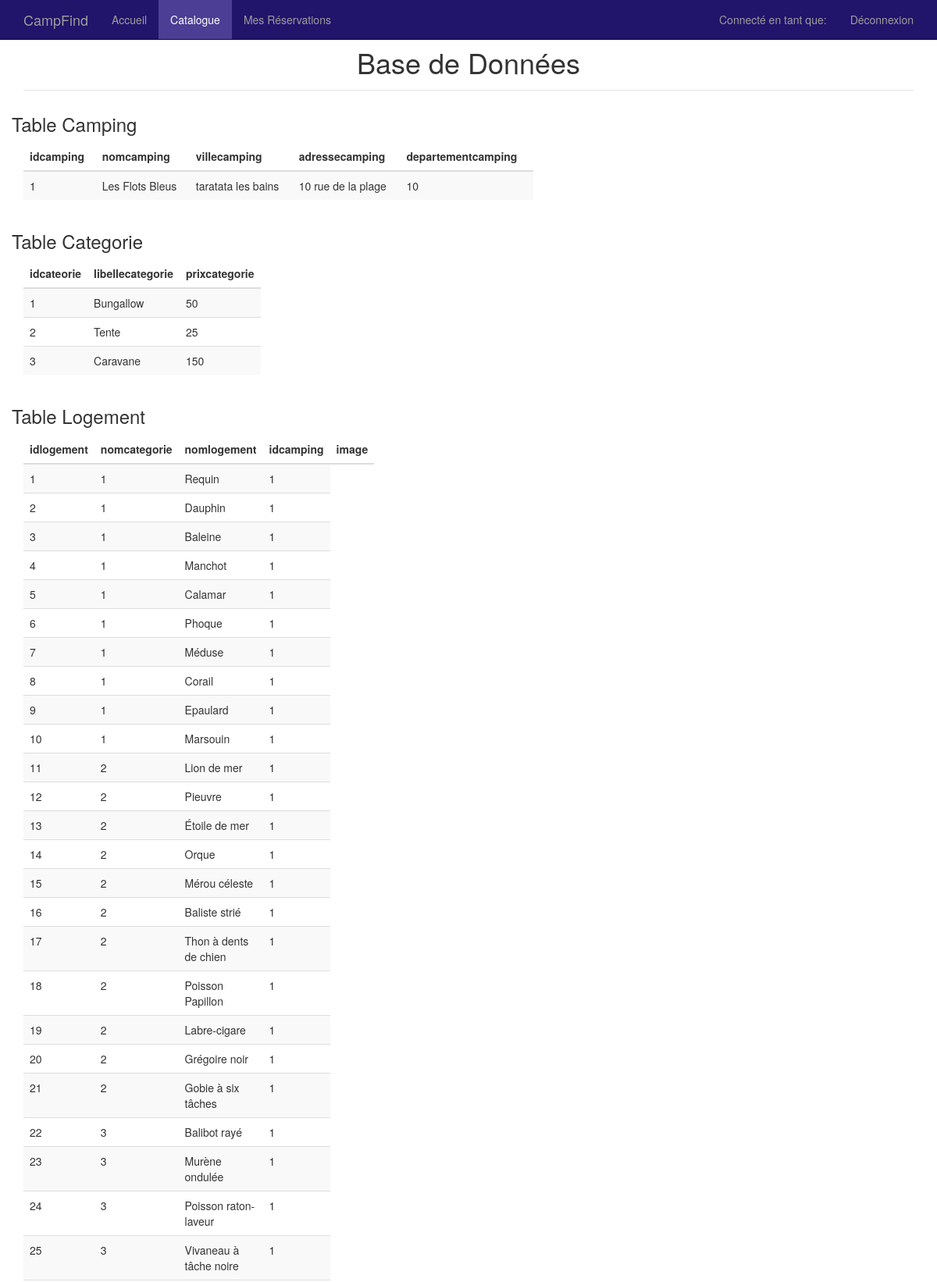
/administration.php (upper part), run on the app's committed database.
### tables this page shows
CREATE TABLE IF NOT EXISTS camping(
  idcamping int(11) AUTO_INCREMENT PRIMARY KEY NOT NULL,
  nomcamping varchar(50) DEFAULT NULL,
  villecamping varchar(50) DEFAULT NULL,
  adressecamping varchar(50) DEFAULT NULL,
  departementcamping int(2) unsigned zerofill DEFAULT NULL
);

CREATE TABLE IF NOT EXISTS categorie (
  idcategorie int(11) AUTO_INCREMENT PRIMARY KEY NOT NULL,
  libellecategorie varchar(50),
  prixcategorie int(5) DEFAULT NULL
);

CREATE TABLE IF NOT EXISTS logement (
  idlogement int(11) AUTO_INCREMENT PRIMARY KEY NOT NULL,
  idcategorie int(5) DEFAULT NULL,
  nomlogement varchar(50) DEFAULT NULL,
  idcamping int(11) DEFAULT NULL,
  image varchar(100)
);

### src/administration.php (the view, shortened to what this page needs)
<?php
include 'BDD_connect.php';
$campingTable = $pdo->prepare("SELECT idcamping, nomcamping, villecamping, adressecamping, departementcamping FROM camping");
$campingTable->execute();
$categorieTable = $pdo->prepare("SELECT idcategorie, libellecategorie, prixcategorie FROM categorie");
$categorieTable->execute();
$logementTable = $pdo->prepare("SELECT idlogement, idcategorie, nomlogement, idcamping, image FROM logement");
$logementTable->execute();
?>
<!DOCTYPE html>
<html lang="fr">
<head>
    <link href="../css/bootstrap.min.css" rel="stylesheet">
    <link href="../css/starter-template.css" rel="stylesheet">
    <link rel="stylesheet" href="../css/datepicker.css">
</head>
<body>
<div id="wrap">
    <?php
    include_once 'menu.php';
    menu("catalogue.php");
    ?>
    <div class="container">
        <div class="text-center">
            <h1 class="modal-header">Base de Données</h1>
        </div>
        <div class="row">
            <h3>Table Camping</h3>
            <div class="container-fluid col-md-7">
                <table class="table table-striped">
                    <thead>
                    <tr>
                        <th>idcamping</th>
                        <th>nomcamping</th>
                        <th>villecamping</th>
                        <th>adressecamping</th>
                        <th>departementcamping</th>
                    </tr>
                    </thead>
                    <tbody>
                    <?php
                    while ($camping = $campingTable->fetch()) {
                        ?>
                        <tr>
                            <?php
                            for ($i = 0; $i < 5; $i++) {
                                ?>
                                <td> <?php echo $camping[$i]; ?> </td>
                            <?php
                            }
                            ?>
                        </tr>
                    <?php
                    }
                    ?>
                    </tbody>
                </table>
            </div>
        </div>
        <div class="row">
            <h3>Table Categorie</h3>
            <div class="container-fluid col-md-1">
                <table class="table table-striped">
                    <thead>
                    <tr>
                        <th>idcateorie</th>
                        <th>libellecategorie</th>
                        <th>prixcategorie</th>
                    </tr>
                    </thead>
                    <tbody>
                    <?php
                    while ($categorie = $categorieTable->fetch()) {
                        ?>
                        <tr>
                            <?php
                            for ($i = 0; $i < 3; $i++) {
                                ?>
                                <td> <?php echo $categorie[$i]; ?> </td>
                            <?php
                            }
                            ?>
                        </tr>
                    <?php
                    }
                    ?>
                    </tbody>
                </table>
            </div>
        </div>
        <div class="row">
            <h3>Table Logement</h3>
            <div class="container-fluid col-md-1">
                <table class="table table-striped">
                    <thead>
                    <tr>
                        <th>idlogement</th>
                        <th>nomcategorie</th>
                        <th>nomlogement</th>
                        <th>idcamping</th>
                        <th>image</th>
                    </tr>
                    </thead>
                    <tbody>
                    <?php
                    while ($logement = $logementTable->fetch()) {
                        ?>
                        <tr>
                            <?php
                            for ($i = 0; $i < 4; $i++) {
                                ?>
                                <td> <?php echo $logement[$i]; ?> </td>
                            <?php
                            }
                            ?>
                        </tr>
                    <?php
                    }
                    ?>
                    </tbody>
                </table>
            </div>
        </div>
    </div>
</div>
</body>
</html>d

### src/menu.php (shortened to what this page needs)
<?php
function menu($page)
{
    ?>
    <nav class="navbar navbar-inverse navbar-fixed-top">
        <div class="container">
            <div class="navbar-header">
                <a class="navbar-brand" href="infos.php">CampFind</a>
            </div>
            <div id="navbar" class="navbar-collapse collapse" aria-expanded="false" style="height: 0.8px;">
                <ul class="nav navbar-nav">
                    <li <?php if ($page == 'index.php') echo 'class="active"' ?>><a href="index.php">Accueil</a></li>
                    <li <?php if ($page == 'catalogue.php') echo 'class="active"' ?>><a
                            href="catalogue.php">Catalogue</a></li>
                    <li <?php if ($page == 'reservation.php') echo 'class="active"' ?>><a href="reservation.php">Mes
                            Réservations</a>
                    </li>
                </ul>
                <ul class="nav navbar-nav navbar-right">
                    <li><a> Connecté en tant que: <?php echo $_SESSION['login']?> </a></li>
                    <li><a href="deco.php">Déconnexion</a></li>
                </ul>
            </div>
        </div>
    </nav>
<?php
}
?>

### css/starter-template.css (style rules this page uses)
.navbar,.navbar-inverse,.navbar-fixed-top { background-color: #21146B; }
.navbar-inverse .navbar-nav .active a, .navbar-inverse .navbar-nav .active a:focus, .navbar-inverse .navbar-nav .active a:hover { background-color: #4B3E94; }
html, body { height: 100%; }
#wrap { min-height: 100%; height: auto; margin: 0 auto -60px; padding: 0 0 60px; }
.modal-header { padding-top: 40px; }

### data on the page
camping: idcamping "1", nomcamping "Les Flots Bleus", villecamping "taratata les bains", adressecamping "10 rue de la plage", departementcamping "10"
categorie: idcategorie "1", libellecategorie "Bungallow", prixcategorie "50"
categorie: idcategorie "2", libellecategorie "Tente", prixcategorie "25"
categorie: idcategorie "3", libellecategorie "Caravane", prixcategorie "150"
logement: idlogement "1", idcategorie "1", nomlogement "Requin", idcamping "1"
logement: idlogement "2", idcategorie "1", nomlogement "Dauphin", idcamping "1"
logement: idlogement "3", idcategorie "1", nomlogement "Baleine", idcamping "1"
logement: idlogement "4", idcategorie "1", nomlogement "Manchot", idcamping "1"
logement: idlogement "5", idcategorie "1", nomlogement "Calamar", idcamping "1"
logement: idlogement "6", idcategorie "1", nomlogement "Phoque", idcamping "1"
logement: idlogement "7", idcategorie "1", nomlogement "Méduse", idcamping "1"
logement: idlogement "8", idcategorie "1", nomlogement "Corail", idcamping "1"
logement: idlogement "9", idcategorie "1", nomlogement "Epaulard", idcamping "1"
logement: idlogement "10", idcategorie "1", nomlogement "Marsouin", idcamping "1"
logement: idlogement "11", idcategorie "2", nomlogement "Lion de mer", idcamping "1"
logement: idlogement "12", idcategorie "2", nomlogement "Pieuvre", idcamping "1"
logement: idlogement "13", idcategorie "2", nomlogement "Étoile de mer", idcamping "1"
logement: idlogement "14", idcategorie "2", nomlogement "Orque", idcamping "1"
logement: idlogement "15", idcategorie "2", nomlogement "Mérou céleste", idcamping "1"
logement: idlogement "16", idcategorie "2", nomlogement "Baliste strié", idcamping "1"
logement: idlogement "17", idcategorie "2", nomlogement "Thon à dents de chien", idcamping "1"
logement: idlogement "18", idcategorie "2", nomlogement "Poisson Papillon", idcamping "1"
logement: idlogement "19", idcategorie "2", nomlogement "Labre-cigare", idcamping "1"
logement: idlogement "20", idcategorie "2", nomlogement "Grégoire noir", idcamping "1"
logement: idlogement "21", idcategorie "2", nomlogement "Gobie à six tâches", idcamping "1"
logement: idlogement "22", idcategorie "3", nomlogement "Balibot rayé", idcamping "1"
logement: idlogement "23", idcategorie "3", nomlogement "Murène ondulée", idcamping "1"
logement: idlogement "24", idcategorie "3", nomlogement "Poisson raton-laveur", idcamping "1"
logement: idlogement "25", idcategorie "3", nomlogement "Vivaneau à tâche noire", idcamping "1"
